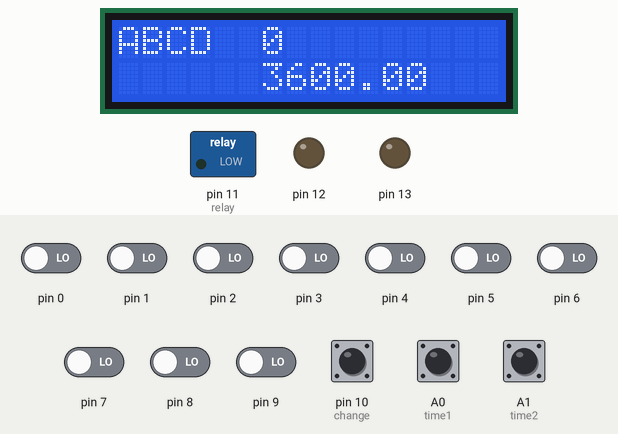
The sketch below on a simulated Arduino Uno, built with avr-gcc and run on an emulated ATmega328P. Parts: 16×2 character LCD, switched loads named in the sketch (green lamp = pin HIGH), output pins drawn as LEDs (lit = HIGH). Dashed ring = blinking. Inputs (shaded band) come from the test bench; at power-on: A0 (time1), A1 (time2), pin 10 (change) HIGH, pin 0–9 LOW. EEPROM starts erased.

Above: at 1.2 s.
1.3 s: pin 10 (change) pulled LOW for 0.15 s
At 1.58 s:
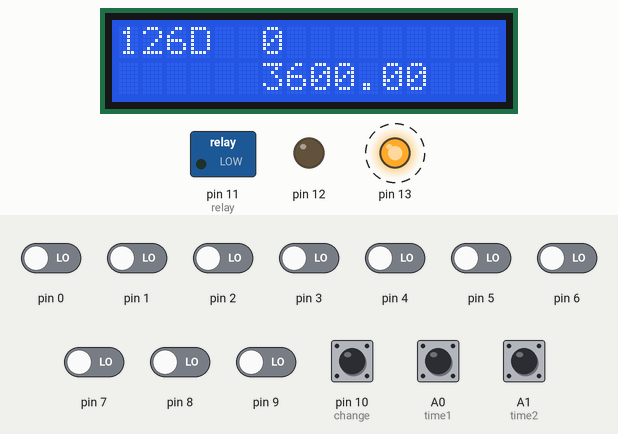
3.4 s: pin 10 (change) pulled LOW for 1 s
At 5.7 s:
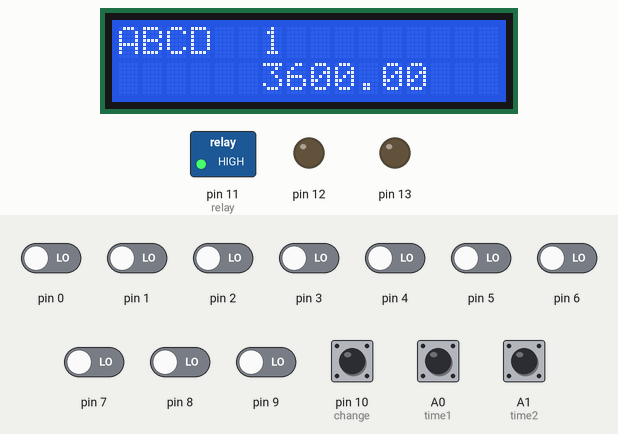
6.1 s: pin 0 driven HIGH
At 6.23 s:
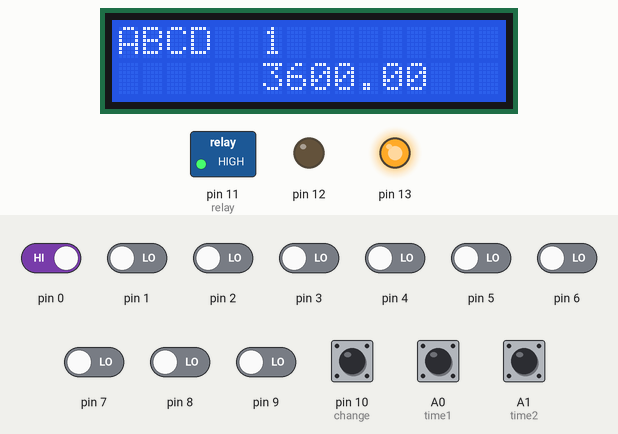
Timing chart, 0 to 9.1 s (numbered marks = the images above; inputs shaded):
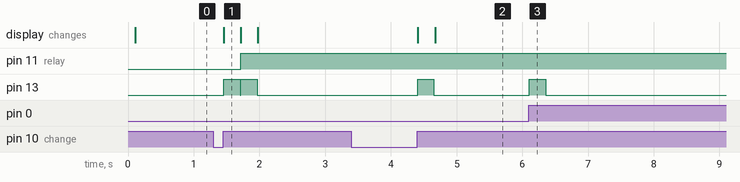

The sketch:

Lock_and_key_v1.ino
```cpp
#include <LiquidCrystal_I2C.h>

#include <Wire.h>

#include <EEPROM.h>

//Declarations
int time1=A0;
int time2=A1;
unsigned long waiting_time=0;
int buzzer = 12; // Can be a buzzer or a light does no matter(Both can be connected at the same time)
int relay = 11;
int change = 10;
int green = 13;
int max_length = 15;  //Change the max length of the password here (IF MORE THAN 15 THAN CHANGE IN THIS LINE AND 2 LINES BELOW IT)
char Combination[15];
char current_combination[15];
int current_max = 4;
int address = 0;
int address1 = 0;
char temp;
int status1 = 0;
unsigned long saved_millis;
LiquidCrystal_I2C lcd = LiquidCrystal_I2C(0x20, 16, 2);
void setup() {
  // put your setup code here, to run once:
  pinMode(0, INPUT);
  pinMode(1, INPUT);
  pinMode(2, INPUT);
  pinMode(3, INPUT);
  pinMode(4, INPUT);
  pinMode(5, INPUT);
  pinMode(6, INPUT);
  pinMode(7, INPUT);
  pinMode(8, INPUT);
  pinMode(9, INPUT);
  pinMode(10, INPUT_PULLUP);
  pinMode(11, OUTPUT);
  pinMode(12, OUTPUT);
  pinMode(13, OUTPUT);
  lcd.init();
  lcd.backlight();
  // current_password();
  EEPROM.write(0, 'A');
  EEPROM.write(1, 'B');
  EEPROM.write(2, 'C');
  EEPROM.write(3, 'D');
  EEPROM.write(4, '~');
}
void loop()
{
  //lcd.clear();
  //lcd.setCursor(0, 0);
  if (digitalRead(change) == LOW)
    new_password();
  current_password();

  lcd.setCursor(0, 0);
  lcd.print(Combination);
  lcd.setCursor(0, 1);
  lcd.print(current_combination);
  // addtostring(keypress1());
  keypress1();


  if(status1==0 && equality_check())
  {
    status1=1;
    saved_millis=millis();
    digitalWrite(relay,HIGH);
    addtostring('~');
  }
   if(status1==1 && (millis()-saved_millis)>waiting_time)
  {
    status1=0;
    digitalWrite(relay,LOW);
  }
  lcd.setCursor(6, 0);
  lcd.print(equality_check());
  lcd.setCursor(6,1);
  lcd.print((float)waiting_time/1000);
  waiting_time_update();
}
void waiting_time_update()
{
  if (status1==0 && digitalRead(time1)==false && digitalRead(time2)==false )
  {
    waiting_time=5000;
  }
  if (status1==0 && digitalRead(time1)==true && digitalRead(time2)==false )
  {
    waiting_time=60000;
  }
  if (status1==0 && digitalRead(time1)==false && digitalRead(time2)==true )
  {
    waiting_time=1200000;
  }
  if (status1==0 && digitalRead(time1)==true && digitalRead(time2)==true )
  {
    waiting_time=3600000;
  }
}
bool equality_check()
{
  for (int i = 0; i < current_max; i++)
  {
    if (Combination[i] != current_combination[i])
      return false;
  }
  return true;
}
void addtostring(int x)
{
  digitalWrite(13, HIGH);
    delay(250);
    digitalWrite(13, LOW);
  if (current_max > address1)
  {
    current_combination[address1] = x;
    address1++;
  }
  else
  {
    current_combination[current_max] = x;
    for (int a = 0; a < current_max; a++)
    {
      current_combination[a] = current_combination[a + 1];
      // address1++;
    }
    current_combination[current_max] = {};
  }
  while (digitalRead(0) == HIGH || digitalRead(1) == HIGH || digitalRead(2) == HIGH || digitalRead(3) == HIGH || digitalRead(4) == HIGH || digitalRead(5) == HIGH || digitalRead(6) == HIGH || digitalRead(7) == HIGH || digitalRead(8) == HIGH || digitalRead(9) == HIGH);
}
int keypress1()
{
  if (digitalRead(0) == HIGH || digitalRead(1) == HIGH || digitalRead(2) == HIGH || digitalRead(3) == HIGH || digitalRead(4) == HIGH || digitalRead(5) == HIGH || digitalRead(6) == HIGH || digitalRead(7) == HIGH || digitalRead(8) == HIGH || digitalRead(9) == HIGH)
  {
    if (digitalRead(0) == HIGH)
      addtostring('A');
    if (digitalRead(1) == HIGH)
      addtostring('B');
    if (digitalRead(2) == HIGH)
      addtostring('C');
    if (digitalRead(3) == HIGH)
      addtostring('D');
    if (digitalRead(4) == HIGH)
      addtostring('E');
    if (digitalRead(5) == HIGH)
      addtostring('F');
    if (digitalRead(6) == HIGH)
      addtostring('G');
    if (digitalRead(7) == HIGH)
      addtostring('H');
    if (digitalRead(8) == HIGH)
      addtostring('I');
    if (digitalRead(9) == HIGH)
      addtostring('J');
  }
}
int keypress()
{
  while (digitalRead(0) == LOW && digitalRead(1) == LOW && digitalRead(2) == LOW && digitalRead(3) == LOW && digitalRead(4) == LOW && digitalRead(5) == LOW && digitalRead(6) == LOW && digitalRead(7) == LOW && digitalRead(8) == LOW && digitalRead(9) == LOW)
  {
    if (digitalRead(change) == HIGH)
      return '~';
  }
  if (digitalRead(0) == HIGH)
    return 'A';
  if (digitalRead(1) == HIGH)
    return 'B';
  if (digitalRead(2) == HIGH)
    return 'C';
  if (digitalRead(3) == HIGH)
    return 'D';
  if (digitalRead(4) == HIGH)
    return 'E';
  if (digitalRead(5) == HIGH)
    return 'F';
  if (digitalRead(6) == HIGH)
    return 'G';
  if (digitalRead(7) == HIGH)
    return 'H';
  if (digitalRead(8) == HIGH)
    return 'I';
  if (digitalRead(9) == HIGH)
    return 'J';

}

void current_password()
{

  address = 0;
  while (EEPROM.read(address) != '~')
  {
    Combination[address] = EEPROM.read(address);

    address++;

  }
  //  Combination[address + 1] = '~';

  current_max = address;
}
void new_password()
{
  address = 0;
  while (digitalRead(change) == LOW)
  {
    EEPROM.write(address, keypress());

    lcd.setCursor(0, 0);
    lcd.print(EEPROM.read(address));
    address++;
    digitalWrite(13, HIGH);
    delay(250);
    digitalWrite(13, LOW);
    while (digitalRead(0) == HIGH || digitalRead(1) == HIGH || digitalRead(2) == HIGH || digitalRead(3) == HIGH || digitalRead(4) == HIGH || digitalRead(5) == HIGH || digitalRead(6) == HIGH || digitalRead(7) == HIGH || digitalRead(8) == HIGH || digitalRead(9) == HIGH);
    lcd.clear();
  }

  EEPROM.write(address + 1, '~');
  current_max = address;
}
```

Measured:
- after the input at 1.3 s, pin 11 (relay): LOW → HIGH after 0.42 s; pin 13: alternates HIGH for 0.25 s and LOW for 0.01 s, 4 changes in all, then stays LOW, starting after 0.16 s; the display: changes after 0.16 s (image 1)
- after the input at 3.4 s, pin 13: LOW → HIGH after 1.0 s, → LOW 0.25 s later; the display: first changes after 1.0 s (image 2 shows a later state)
- after the input at 6.1 s, pin 13: LOW → HIGH at once, → LOW 0.25 s later
